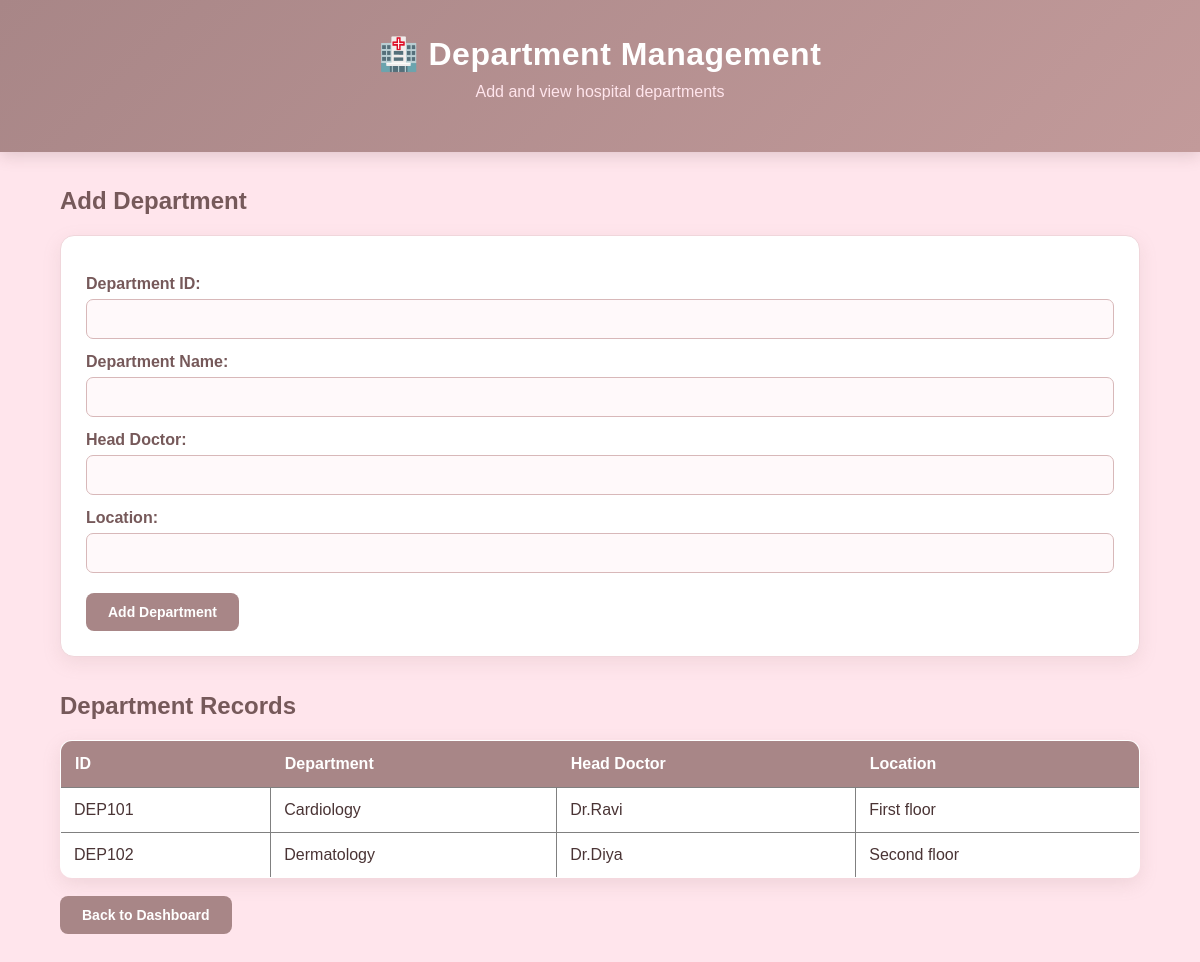
The page /departments on the database its author committed.
### tables this page shows
CREATE TABLE departments (
            department_id TEXT PRIMARY KEY,
            department_name TEXT NOT NULL,
            head_doctor TEXT,
            location TEXT
        );

### app.py (the view, shortened to what this page needs)
@app.route('/departments', methods=['GET', 'POST'])
def departments():
    conn = get_connection()
    cursor = conn.cursor()
    cursor.execute('SELECT * FROM departments')
    data = cursor.fetchall()
    conn.close()
    return render_template('departments.html', departments=data)

### app.py (called while the page is built)
def get_connection():
    return sqlite3.connect(DB, timeout=10)

### templates/departments.html (shortened to what this page needs)
<!DOCTYPE html>
<html>
<head>
    <link rel="stylesheet"
          href="{{ url_for('static', filename='style.css') }}">
</head>
<body>
<div class="header">
    <h1>🏥 Department Management</h1>
    <p>Add and view hospital departments</p>
</div>
<div class="container">
<h2>Add Department</h2>
<form method="POST">
    <label>Department ID:</label>
    <input type="text" name="department_id" required>
    <label>Department Name:</label>
    <input type="text" name="department_name" required>
    <label>Head Doctor:</label>
    <input type="text" name="head_doctor">
    <label>Location:</label>
    <input type="text" name="location">
    <button type="submit">Add Department</button>
</form>
<h2>Department Records</h2>
<table border="1" cellpadding="10">
<tr>
    <th>ID</th>
    <th>Department</th>
    <th>Head Doctor</th>
    <th>Location</th>
</tr>
{% for d in departments %}
<tr>
    <td>{{ d[0] }}</td>
    <td>{{ d[1] }}</td>
    <td>{{ d[2] }}</td>
    <td>{{ d[3] }}</td>
</tr>
{% endfor %}
</table>
<br>
<a href="/"><button>Back to Dashboard</button></a>
</div>
</body>
</html>

### static/style.css (style rules this page uses)
* { box-sizing: border-box; }
body { margin: 0; font-family: Arial, Helvetica, sans-serif; background: #FFE5EC; color: #4A3435; }
.header { background: linear-gradient(135deg, #A88687, #C29A9A); color: #FFFFFF; text-align: center; padding: 35px 20px; box-shadow: 0 4px 15px rgba(90, 60, 60, 0.18); }
.header h1 { margin: 0; font-size: 32px; letter-spacing: 0.5px; }
.header p { margin-top: 10px; color: #FFE5EC; font-size: 16px; }
.container { width: 90%; max-width: 1100px; margin: 35px auto; }
.container h2 { color: #76595A; margin-top: 30px; margin-bottom: 20px; }
button { background: #A88687; color: #FFFFFF; border: none; padding: 11px 22px; border-radius: 8px; cursor: pointer; font-size: 14px; font-weight: bold; transition: 0.3s ease; }
a { text-decoration: none; }
form { background: #FFFFFF; padding: 25px; border-radius: 14px; border: 1px solid #F0D6DB; box-shadow: 0 6px 18px rgba(168, 134, 135, 0.15); margin-bottom: 35px; }
label { display: block; font-weight: bold; color: #76595A; margin-top: 14px; margin-bottom: 6px; }
input, select { width: 100%; padding: 11px; border: 1px solid #D8B8B9; border-radius: 7px; background: #FFF9FA; color: #4A3435; font-size: 14px; outline: none; transition: 0.2s; }
form button { margin-top: 20px; }
table { width: 100%; border-collapse: collapse; background: #FFFFFF; border-radius: 12px; overflow: hidden; box-shadow: 0 6px 18px rgba(168, 134, 135, 0.18); }
th { background: #A88687; color: #FFFFFF; padding: 14px; text-align: left; border: none; }
td { padding: 13px; color: # }

### rows shown on the page
departments: department_id "DEP101", department_name "Cardiology", head_doctor "Dr.Ravi", location "First floor"
departments: department_id "DEP102", department_name "Dermatology", head_doctor "Dr.Diya", location "Second floor"
